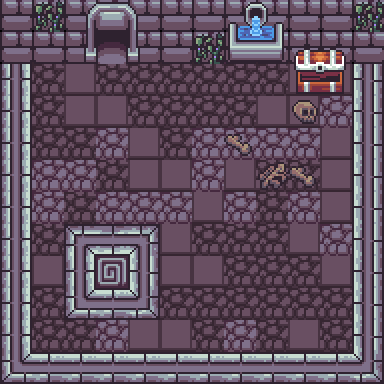

This game map was drawn from its Tiled (.tmx) file and the tilesets committed beside it. A one-line description and the full map source follow:
An orthogonal 12x12 tile map with 32x32 px tiles, 8 tile layers (Floor, Floor_Deco, Collidables, Collidables_Deco, ...).

<map version="1.10" tiledversion="1.10.2" orientation="orthogonal" renderorder="right-down" width="12" height="12" tilewidth="32" tileheight="32" infinite="0" nextlayerid="9" nextobjectid="1">
 <tileset firstgid="1" source="Resources/green_dungeon.tsx" />
 <layer id="2" name="Floor" width="12" height="12">
  <data encoding="csv">
0,0,0,0,0,0,0,0,0,0,0,0,
0,3,3,29,29,29,29,27,3,29,27,0,
0,29,3,29,29,29,29,29,29,3,3,0,
0,29,3,3,29,29,29,29,3,3,27,0,
0,29,29,27,3,29,27,27,27,27,3,0,
0,27,27,29,3,3,27,3,29,29,3,0,
0,27,29,27,27,27,3,27,29,27,3,0,
0,29,235,236,237,3,29,29,29,3,27,0,
0,3,261,0,263,3,3,29,29,29,3,0,
0,29,287,288,289,29,29,29,29,29,29,0,
0,29,29,27,3,3,29,27,29,3,29,0,
0,0,0,0,0,0,0,0,0,0,0,0
</data>
 </layer>
 <layer id="5" name="Floor_Deco" width="12" height="12">
  <data encoding="csv">
0,0,0,0,0,0,0,0,0,0,0,0,
0,0,0,0,0,0,0,0,0,0,0,0,
0,0,0,0,0,0,0,0,0,0,0,0,
0,0,0,0,0,0,0,0,0,0,0,0,
0,0,0,0,0,0,0,170,0,0,0,0,
0,0,0,0,0,0,0,0,171,170,0,0,
0,0,0,0,0,0,0,0,0,0,0,0,
0,0,0,0,0,0,0,0,0,0,0,0,
0,0,0,0,0,0,0,0,0,0,0,0,
0,0,0,0,0,0,0,0,0,0,0,0,
0,0,0,0,0,0,0,0,0,0,0,0,
0,0,0,0,0,0,0,0,0,0,0,0
</data>
 </layer>
 <layer id="1" name="Collidables" width="12" height="12">
  <data encoding="csv">
339,339,339,339,339,339,339,339,339,339,339,339,
339,339,339,339,339,339,339,339,339,339,339,339,
261,0,0,0,0,0,0,0,0,0,0,263,
261,0,0,0,0,0,0,0,0,0,0,263,
261,0,0,0,0,0,0,0,0,0,0,263,
261,0,0,0,0,0,0,0,0,0,0,263,
261,0,0,0,0,0,0,0,0,0,0,263,
261,0,0,0,0,0,0,0,0,0,0,263,
261,0,0,0,0,0,0,0,0,0,0,263,
261,0,0,0,0,0,0,0,0,0,0,263,
261,0,0,0,0,0,0,0,0,0,0,263,
287,288,288,288,288,288,288,288,288,288,288,289
</data>
 </layer>
 <layer id="4" name="Collidables_Deco" width="12" height="12">
  <data encoding="csv">
0,14,504,505,506,0,0,305,306,0,0,14,
0,0,530,0,532,0,14,331,332,207,208,0,
0,0,0,0,0,0,0,0,0,233,234,0,
0,0,0,0,0,0,0,0,0,0,0,0,
0,0,0,0,0,0,0,0,0,0,0,0,
0,0,0,0,0,0,0,0,0,0,0,0,
0,0,0,0,0,0,0,0,0,0,0,0,
0,0,0,0,0,0,0,0,0,0,0,0,
0,0,0,0,0,0,0,0,0,0,0,0,
0,0,0,0,0,0,0,0,0,0,0,0,
0,0,0,0,0,0,0,0,0,0,0,0,
0,0,0,0,0,0,0,0,0,0,0,0
</data>
 </layer>
 <layer id="6" name="Items" width="12" height="12">
  <data encoding="csv">
0,0,0,0,0,0,0,0,0,0,0,0,
0,0,0,0,0,0,0,0,0,0,0,0,
0,0,0,0,0,0,0,0,0,0,0,0,
0,0,0,0,0,0,0,0,0,144,0,0,
0,0,0,0,0,0,0,0,0,0,0,0,
0,0,0,0,0,0,0,0,0,0,0,0,
0,0,0,0,0,0,0,0,0,0,0,0,
0,0,0,0,0,0,0,0,0,0,0,0,
0,0,0,0,0,0,0,0,0,0,0,0,
0,0,0,0,0,0,0,0,0,0,0,0,
0,0,0,0,0,0,0,0,0,0,0,0,
0,0,0,0,0,0,0,0,0,0,0,0
</data>
 </layer>
 <layer id="3" name="Portals" width="12" height="12">
  <data encoding="csv">
0,0,0,0,0,0,0,0,0,0,0,0,
0,0,0,522,0,0,0,0,0,0,0,0,
0,0,0,0,0,0,0,0,0,0,0,0,
0,0,0,0,0,0,0,0,0,0,0,0,
0,0,0,0,0,0,0,0,0,0,0,0,
0,0,0,0,0,0,0,0,0,0,0,0,
0,0,0,0,0,0,0,0,0,0,0,0,
0,0,0,0,0,0,0,0,0,0,0,0,
0,0,0,28,0,0,0,0,0,0,0,0,
0,0,0,0,0,0,0,0,0,0,0,0,
0,0,0,0,0,0,0,0,0,0,0,0,
0,0,0,0,0,0,0,0,0,0,0,0
</data>
 </layer>
 <layer id="7" name="Ceiling" width="12" height="12">
  <data encoding="csv">
0,0,0,0,0,0,0,0,0,0,0,0,
0,0,0,0,0,0,0,0,0,0,0,0,
0,0,0,0,0,0,0,0,0,0,0,0,
0,0,0,0,0,0,0,0,0,0,0,0,
0,0,0,0,0,0,0,0,0,0,0,0,
0,0,0,0,0,0,0,0,0,0,0,0,
0,0,0,0,0,0,0,0,0,0,0,0,
0,0,0,0,0,0,0,0,0,0,0,0,
0,0,0,0,0,0,0,0,0,0,0,0,
0,0,0,0,0,0,0,0,0,0,0,0,
0,0,0,0,0,0,0,0,0,0,0,0,
0,0,0,0,0,0,0,0,0,0,0,0
</data>
 </layer>
 <layer id="8" name="Ceiling_Deco" width="12" height="12">
  <data encoding="csv">
0,0,0,0,0,0,0,0,0,0,0,0,
0,0,0,0,0,0,0,0,0,0,0,0,
0,0,0,0,0,0,0,0,0,0,0,0,
0,0,0,0,0,0,0,0,0,0,0,0,
0,0,0,0,0,0,0,0,0,0,0,0,
0,0,0,0,0,0,0,0,0,0,0,0,
0,0,0,0,0,0,0,0,0,0,0,0,
0,0,0,0,0,0,0,0,0,0,0,0,
0,0,0,0,0,0,0,0,0,0,0,0,
0,0,0,0,0,0,0,0,0,0,0,0,
0,0,0,0,0,0,0,0,0,0,0,0,
0,0,0,0,0,0,0,0,0,0,0,0
</data>
 </layer>
</map>
